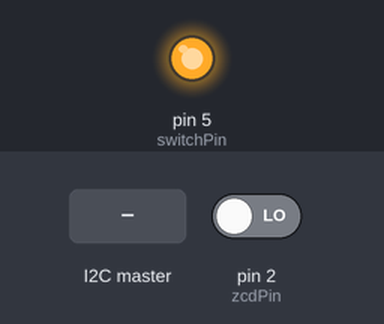
The program below on a simulated Arduino Nano, built with avr-gcc and run on an emulated ATmega328P. Parts: output pins drawn as LEDs (lit = HIGH). Inputs (shaded band) come from the test bench; at power-on: pin 2 (zcdPin) LOW.

Above: at 1.2 s.
1.3 s: the I2C master sends the byte 1
At 1.81 s:
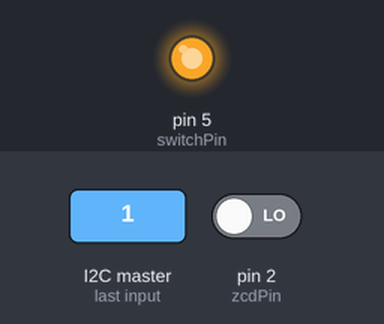
4.3 s: the I2C master sends the byte 90
At 6.2 s:
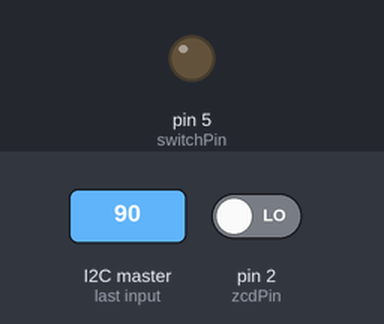
Timing chart, 0 to 7.7 s (numbered marks = the images above; inputs shaded):
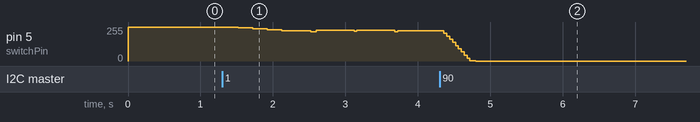

Measured:
- after the input at 1.3 s, pin 5 (switchPin): 255/255 → 249/255 after 0.22 s, → 241/255 0.20 s later, → 235/255 0.20 s later, → 228/255 0.20 s later, … (10 changes in this stretch)

The program:

main.cpp
```cpp
/*******************************************************************************
 * nano-PA17_bmat_6 (c) 2017
 * Andreas Bachmann
 * 11.11.2017
 *
 * https://github.com/te-bachi/nano-PA17_bmat_6
 */

#include <Arduino.h>
#include <Wire.h>

#define NANO_I2C_ADDRESS    0x08

void receiveEvent(int numBytes);
void edge(uint16_t *count);

typedef enum {
    DIMMER_OFF,
    DIMMER_DIMM,
    DIMMER_FULL
} DimmerType;

/*******************************************************************************
 *  50 Hz = 0.02 s (full period)
 * 100 Hz = 0.01 s (half period)
 * everything in microseconds: 0 . 000 001 s
 * wave zero-crossing every:   0 . 010 000 s
 */

const int16_t       period                  = 20000;    /* 50 Hz => 20'000 us */
const int16_t       timerThresholdZcdEdge   = 9000;     /* 9000 us, threshold to enable ZCD edge triggering */
const int16_t       timerThresholdFactor    = 1000;     /* 1000 us, factor to calculate timerThresholdBulb */
const int16_t       timerThresholdDivisor   = 100;      /* (SIGNED!!) */


const uint16_t      risingOffset            = 1000;     /* rising offset 1000 us */
const uint16_t      fallingOffset           = 680;      /* falling offset 680 us */

const uint16_t      risingThreshold         = period - risingOffset;
const uint16_t      fallingThreshold        = period - fallingOffset;

int16_t             timerThresholdBulbFinal;            /* threshold to switch off bulb (final, SIGNED!!)*/
int16_t             timerThresholdBulbCurrent;          /* threshold to switch off bulb (current, SIGNED!!) */
int16_t             timerIncrement;                     /* increment timer to final value (SIGNED!!) */
int16_t             timerOffCount;                      /* from 0 to threshold bulb (SIGNED!!) */
uint16_t            timerOnRisingCount;                 /* from 0 to (period - risingOffset) */
uint16_t            timerOnFallingCount;                /* from 0 to (period - fallingOffset) */

uint32_t            microsOld;                          /* old micros() value */

/* Switch on/off light */
DimmerType          dimmer;
bool                lightOn;

int                 zcdOld;
bool                zcdEnable;
bool                triggerChange;

/* Pin definition */
const byte          zcdPin      = 2;
const byte          switchPin   = 5;
const byte          ledPin      = LED_BUILTIN;

void
setup()
{
    /* timer variables in microseconds */
    timerThresholdBulbFinal     = 0;
    timerThresholdBulbCurrent   = 0;

    timerOffCount               = 0;
    microsOld                   = 0;

    dimmer                      = DIMMER_OFF;
    lightOn                     = false;

    zcdOld                      = LOW;
    zcdEnable                   = true;
    triggerChange               = false;

    /*** INPUT/OUTPUT *********************************************************/
    pinMode(switchPin, OUTPUT);
    digitalWrite(switchPin, HIGH);

    pinMode(zcdPin, INPUT);

    /*** CONSOLE **************************************************************/
    //Serial.begin(115200);

    /*** I2C ******************************************************************/
    Wire.begin(NANO_I2C_ADDRESS);
    Wire.onReceive(receiveEvent);

    //Serial.println("Done!");
}

/******************************************************************************
 * void digitalWrite(uint8_t, uint8_t);
 * int digitalRead(uint8_t);
 */

void
loop()
{
    int             zcd = digitalRead(zcdPin);
    uint32_t        microsNew;
    uint32_t        diff;

    if (timerThresholdBulbCurrent == timerThresholdBulbFinal && dimmer == DIMMER_OFF) {
        /* Stop bulb */
        digitalWrite(switchPin, HIGH);

    } else if (timerThresholdBulbCurrent == timerThresholdBulbFinal && dimmer == DIMMER_FULL) {
        /* Start bulb */
        digitalWrite(switchPin, LOW);

    } else {
        /* ZCD: rising edge */
        if (zcd == HIGH && zcdOld == LOW) {
            edge(&timerOnRisingCount);

        /* ZCD: falling edge */
        } else if (zcd == LOW && zcdOld == HIGH) {
            edge(&timerOnFallingCount);

        /* ZCD: level trigger */
        } else {
            triggerChange = false;
        }

        /* If not edge trigger */
        if (!triggerChange) {
            microsNew               = micros();
            diff                    = microsNew - microsOld;
            microsOld               = microsNew;
            timerOffCount          += diff;
            timerOnRisingCount     += diff;
            timerOnFallingCount    += diff;

            /* Switch on, if... */
            if (!lightOn && (timerOnRisingCount >= risingThreshold || timerOnFallingCount >= fallingThreshold)) {
                lightOn = true;

                if (timerOnRisingCount >= risingThreshold) {
                    timerOnRisingCount = 0;
                } else if (timerOnFallingCount >= fallingThreshold) {
                    timerOnFallingCount = 0;
                }

                /* Switch: Start bulb */
                digitalWrite(switchPin, LOW);

                /* Reset */
                timerOffCount = 0;
            }

            /* Switch off, if... */
            if (lightOn && (timerOffCount >= timerThresholdBulbCurrent)) {
                lightOn = false;

                /* Switch: Stop bulb */
                digitalWrite(switchPin, HIGH);

                /* Transition */
                if (abs(timerIncrement) < abs(timerThresholdBulbFinal - timerThresholdBulbCurrent)) {
                    /* increment can be negative! */
                    timerThresholdBulbCurrent += timerIncrement;
                } else {
                    /* set to final */
                    timerThresholdBulbCurrent = timerThresholdBulbFinal;
                }
            }

            /* Enable ZCD trigger */
            if (timerOffCount >= timerThresholdZcdEdge) {
                zcdEnable = true;
            }
        }
    }

    zcdOld     = zcd;
}

void
edge(uint16_t *count)
{
    if (zcdEnable) {
        zcdEnable     = false;
        triggerChange = true;

        /* restar timer */
        *count = 0;
    } else {
        triggerChange = false;
    }
}

void
receiveEvent(int numBytes) {
    byte step = Wire.read();

    switch (step) {
        case 0:
            dimmer                  = DIMMER_OFF;
            break;

        case 1: /* 1 x 1000 = 1000 us */
        case 2: /* 2 x 1000 = 2000 us */
        case 3: /* 3 x 1000 = 3000 us */
        case 4: /* 4 x 1000 = 4000 us */
        case 5: /* 5 x 1000 = 5000 us */
        case 6: /* 6 x 1000 = 6000 us */
        case 7: /* 7 x 1000 = 7000 us */
        case 8: /* 8 x 1000 = 8000 us */
        case 9: /* 9 x 1000 = 9000 us */
            dimmer                  = DIMMER_DIMM;
            break;

        case 10: /* 10 x 1000 = 10'000 us = 0.01 s (zero-crossing length)*/
        default:
            dimmer                  = DIMMER_FULL;
            break;

    }

    timerThresholdBulbFinal = step * timerThresholdFactor;
    timerIncrement          = (timerThresholdBulbFinal - timerThresholdBulbCurrent) / timerThresholdDivisor;
}
```
